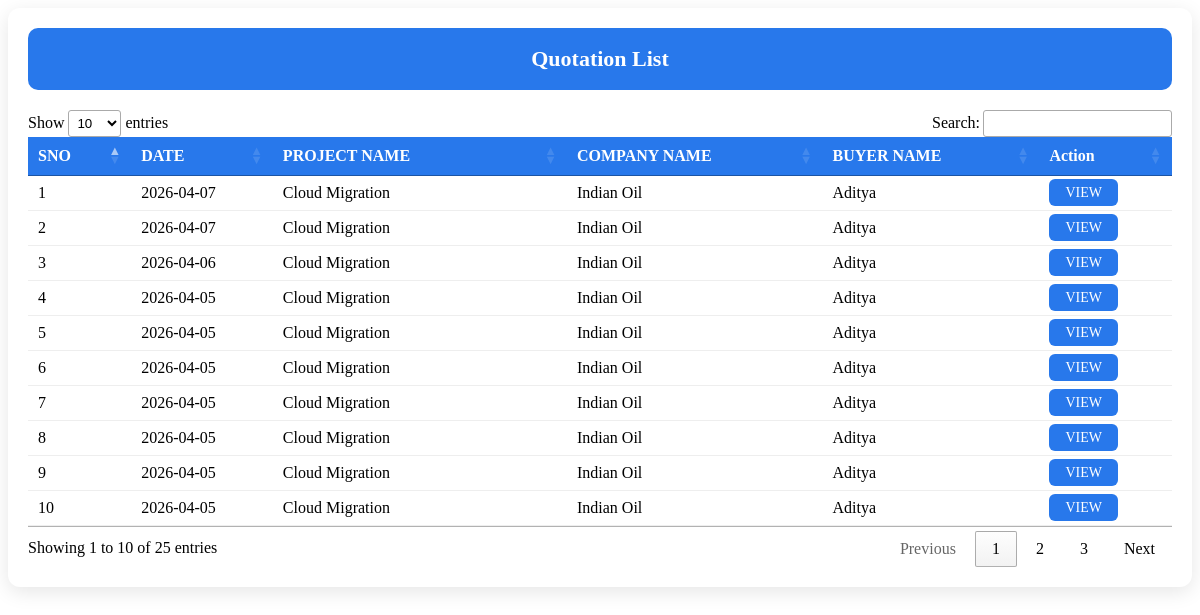
Page /quotation_list.php on the committed database.
### tables this page shows
CREATE TABLE `reciept` (
  `id` int(11) NOT NULL,
  `project_name` text NOT NULL,
  `quotation_for` text NOT NULL,
  `buyer` text NOT NULL,
  `description` text NOT NULL,
  `totalprice` varchar(255) NOT NULL,
  `items` text NOT NULL,
  `added_on` datetime NOT NULL DEFAULT current_timestamp(),
  `due_date` datetime NOT NULL,
  `status` tinyint(1) NOT NULL DEFAULT 1
);

### quotation_list.php (the view, shortened to what this page needs)
<?php
require_once 'db_config.php';
$sql = "SELECT id, project_name, quotation_for, buyer, due_date
FROM reciept ORDER BY id DESC";
$result = $conn->query($sql);
?>
<div class="container mt-4">
<div class="page-card">
<div class="title-box">
Quotation List
</div>
<table>
<thead>
<tr>
<th>SNO</th>
<th>DATE</th>
<th>PROJECT NAME</th>
<th>COMPANY NAME</th>
<th>BUYER NAME</th>
<th>Action</th>
</tr>
</thead>
<tbody>
<?php
$i=1;
while($row=$result->fetch_assoc()){
?>
<tr>
<td><?php echo $i++; ?></td>
<td><?php echo date("Y-m-d",strtotime($row['due_date'])); ?></td>
<td><?php echo $row['project_name']; ?></td>
<td><?php echo $row['quotation_for']; ?></td>
<td><?php echo $row['buyer']; ?></td>
<td>
<a class="view-btn" href="receipt.php?id=<?php echo $row['id']; ?>">
VIEW
</a>
</td>
</tr>
<?php } ?>
</tbody>
</table>
</div>
</div>
<link rel="stylesheet" href="https://cdn.datatables.net/1.13.4/css/jquery.dataTables.min.css">

### quotation_list.php (style rules this page uses)
.page-card { background:white; border-radius:12px; padding:20px; box-shadow:0 5px 20px rgba(0,0,0,0.1); }
.title-box { background:#2878EB; color:white; padding:18px; border-radius:10px; text-align:center; font-size:22px; font-weight:600; margin-bottom:20px; }
table { width:100%; border-collapse:collapse; }
thead { background:#2878EB; color:white; }
thead th { padding:12px; font-weight:600; }
tbody td { padding:12px; border-bottom:1px solid #eee; }
tbody tr:nth-child(even) { background:#f6f6f6; }
.view-btn { background:#2878EB; color:white; padding:6px 16px; border-radius:6px; text-decoration:none; font-size:14px; }

### rows in the picture
reciept: due_date "2026-04-07", project_name "Cloud Migration", quotation_for "Indian Oil", buyer "Aditya"
reciept: due_date "2026-04-07", project_name "Cloud Migration", quotation_for "Indian Oil", buyer "Aditya"
reciept: due_date "2026-04-06", project_name "Cloud Migration", quotation_for "Indian Oil", buyer "Aditya"
reciept: due_date "2026-04-05", project_name "Cloud Migration", quotation_for "Indian Oil", buyer "Aditya"
reciept: due_date "2026-04-05", project_name "Cloud Migration", quotation_for "Indian Oil", buyer "Aditya"
reciept: due_date "2026-04-05", project_name "Cloud Migration", quotation_for "Indian Oil", buyer "Aditya"
reciept: due_date "2026-04-05", project_name "Cloud Migration", quotation_for "Indian Oil", buyer "Aditya"
reciept: due_date "2026-04-05", project_name "Cloud Migration", quotation_for "Indian Oil", buyer "Aditya"
reciept: due_date "2026-04-05", project_name "Cloud Migration", quotation_for "Indian Oil", buyer "Aditya"
reciept: due_date "2026-04-05", project_name "Cloud Migration", quotation_for "Indian Oil", buyer "Aditya"
